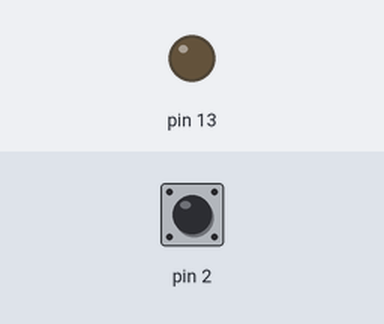
The sketch below on a simulated Arduino Uno, built with avr-gcc and run on an emulated ATmega328P. On the bench: output pins drawn as LEDs (lit = HIGH). Dashed ring = blinking. The inputs (shaded band) are chosen by the test bench; at power-on: pin 2 LOW.

Above: at 1.2 s.
1.3 s: pin 2 pulsed HIGH 5 times (0.12 s each, 0.3 s apart)
At 1.57 s:
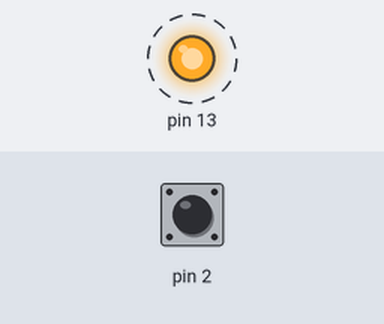
At 3.0 s:
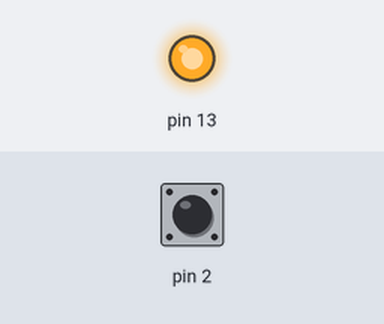
Timing chart, 0 to 4.5 s (numbered marks = the images above; inputs shaded):
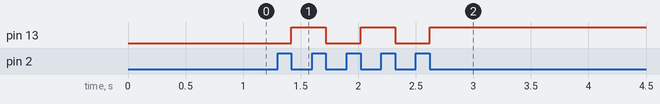

Measured:
- after the input at 1.3 s, pin 13: alternates HIGH for 0.30 s and LOW for 0.30 s, 5 changes in all, then stays HIGH, starting after 0.12 s

The sketch:

ledButtonToggle.ino
```cpp
// #define BUTTON 2
// #define LED 13

// byte lastButtonState = LOW;
// byte ledState = LOW;

// void setup() {
//   pinMode(LED, OUTPUT);
//   pinMode(BUTTON, INPUT);
// }

// void loop() {
//   byte buttonState = digitalRead(BUTTON);
//   if (buttonState != lastButtonState) {
//     lastButtonState = buttonState;
//     if (buttonState == LOW){
//       ledState = (ledState == HIGH) ? LOW: HIGH;
//       digitalWrite(LED, ledState);
//     }
//   }
// }

byte lastButtonState = LOW;
byte ledState = LOW;

void setup() {
  pinMode(13, OUTPUT);
  pinMode(2, INPUT);
}

void loop() {
  byte buttonState = digitalRead(2);
  if (buttonState != lastButtonState) {
    lastButtonState = buttonState;
    if (buttonState == LOW){
      ledState = (ledState == HIGH) ? LOW: HIGH;
      digitalWrite(13, ledState);
    }
  }
}
```
